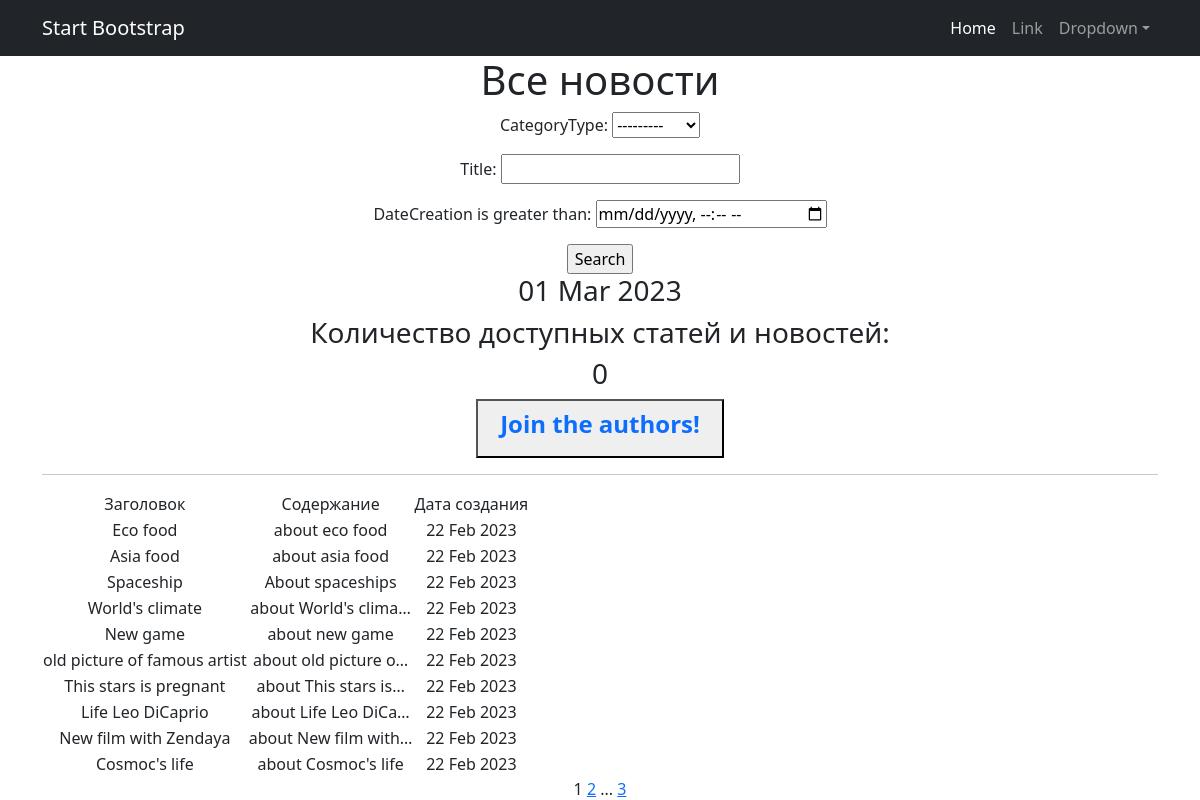
/posts/, run on the app's committed database.
### news/models.py (models this page shows, shortened)
class Post(models.Model):
    author = models.ForeignKey(Author, on_delete=models.CASCADE)
    NEWS = 'NW'
    ARTICLE = 'AR'
    CATEGORY_CHOICES = (
        (NEWS, "Новость"),
        (ARTICLE, "Статья"),
    )
    categoryType = models.CharField(max_length=2, choices=CATEGORY_CHOICES, default=ARTICLE)
    dateCreation = models.DateTimeField(auto_now_add=True)
    postCategory = models.ManyToManyField(Category, through='PostCategory')
    title = models.CharField(max_length=128)
    text = models.TextField()
    rating = models.SmallIntegerField(default=0)

### news/views.py (the view)
# urls.py: path('', PostList.as_view(), name='post_list'),
class PostList(ListView):
    model = Post
    ordering = '-dateCreation'
    template_name = 'posts.html'
    context_object_name = 'posts'
    paginate_by = 10
    def get_queryset(self):
        queryset = super().get_queryset()
        self.filterset = PostFilter(self.request.GET, queryset)
        return self.filterset.qs
    def get_context_data(self, **kwargs):
        context = super().get_context_data(**kwargs)
        context['time_now'] = datetime.utcnow()
        context['filterset'] = self.filterset
        context['is_author'] = self.request.user.groups.filter(name='authors').exists()
        return context

### news/templatetags/custom_filters.py (called while the page is built)
@register.filter()
def censor(value):
    bad_words = ['idiot', 'stupid', 'donkey', 'Stupid']
    if not isinstance(value, str):
        raise TypeError(f"unresolved type '{type(value)}' expected  type 'str'")
    for word in value.split():
        if word.lower() in bad_words:
            value = value.replace(word, f"{word[0]}{'*' * (len(word) - 1)}")
    return value

### templates/posts.html (shortened to what this page needs)
{% extends 'flatpages/default.html' %}
{% load custom_filters %}
{% block content %}
<h1>Все новости</h1>
<form action="" method="get">
    {{ filterset.form.as_p }}
    <input type="submit" value="Search" />
</form>
<h3>{{ time_now|date:'d M Y' }}</h3>
<h3>Количество доступных статей и новостей:</h3><h3>{{ news|length }}</h3>
{% if not is_author %}
<button>
    <a class="nav-link" href="{% url 'account_upgrade' %}">
        <h4><strong>Join the authors!</strong></h4>
    </a>
</button>
{% endif %}
   <hr>
   {% if posts %}
       <table>
           <tr>
               <td>Заголовок</td>
               <td>Содержание</td>
               <td>Дата создания</td>
           </tr>
           {% for post in posts %}
           <tr>
               <td>{{ post.title|censor }}</td>
               <td>{{ post.text|censor|truncatechars:20 }}</td>
               <td>{{ post.dateCreation|date:'d M Y' }}</td>
               <td>
                </td>
           </tr>
           {% endfor %}
       </table>
   {% else %}
       <h2>Новостей нет!</h2>
   {% endif %}
   {{ page_obj.number }}
   {% if page_obj.has_next %}
       <a href="?page={{ page_obj.next_page_number }}">{{ page_obj.next_page_number }}</a>
       {% if paginator.num_pages != page_obj.next_page_number %}
           ...
           <a href="?page={{ page_obj.paginator.num_pages }}">{{ page_obj.paginator.num_pages }}</a>
       {% endif %}
   {% endif %}
{% endblock content %}

### data on the page
Post: title|censor "Eco food", text|censor "about eco food", dateCreation "22 Feb 2023"
Post: title|censor "Asia food", text|censor "about asia food", dateCreation "22 Feb 2023"
Post: title|censor "Spaceship", text|censor "About spaceships", dateCreation "22 Feb 2023"
Post: title|censor "World's climate", text|censor "about World's clima…", dateCreation "22 Feb 2023"
Post: title|censor "New game", text|censor "about new game", dateCreation "22 Feb 2023"
Post: title|censor "old picture of famous artist", text|censor "about old picture o…", dateCreation "22 Feb 2023"
Post: title|censor "This stars is pregnant", text|censor "about This stars is…", dateCreation "22 Feb 2023"
Post: title|censor "Life Leo DiCaprio", text|censor "about Life Leo DiCa…", dateCreation "22 Feb 2023"
Post: title|censor "New film with Zendaya", text|censor "about New film with…", dateCreation "22 Feb 2023"
Post: title|censor "Cosmoc's life", text|censor "about Cosmoc's life", dateCreation "22 Feb 2023"

### other printed values
{{ time_now|date:'d M Y' }} "01 Mar 2023"
{{ news|length }} "0"
{{ page_obj.number }} "1"
{{ page_obj.next_page_number }} "2"
{{ page_obj.paginator.num_pages }} "3"
